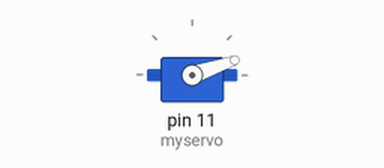
This sketch was run on a simulated Arduino Uno, built with avr-gcc and run on an emulated ATmega328P. Parts: servo.

Above: at 0.05 s.
At 0.2 s:
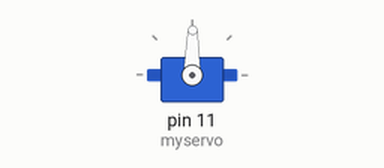
At 0.4 s:
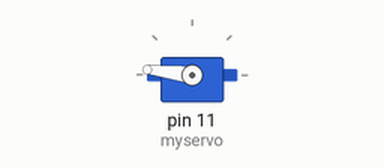
At 0.75 s:
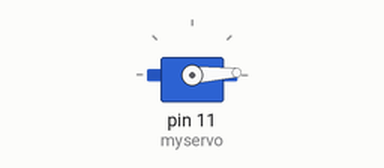
Timing chart, 0 to 3.0 s (numbered marks = the images above):
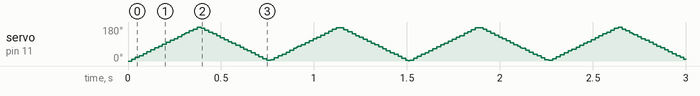

The sketch:

Sevro.ino
```cpp
int delaytime=2;
int angle=0;
#include <Servo.h>
Servo myservo;
void setup ()
{
  myservo.attach(11);
}
void loop (){
  while (angle <=180){
    myservo.write (angle);
    delay (delaytime);
    angle = angle + 1;
  }
  while (angle > 0){
    myservo.write (angle);
    delay (delaytime);
    angle = angle - 1;
  }
}
```
